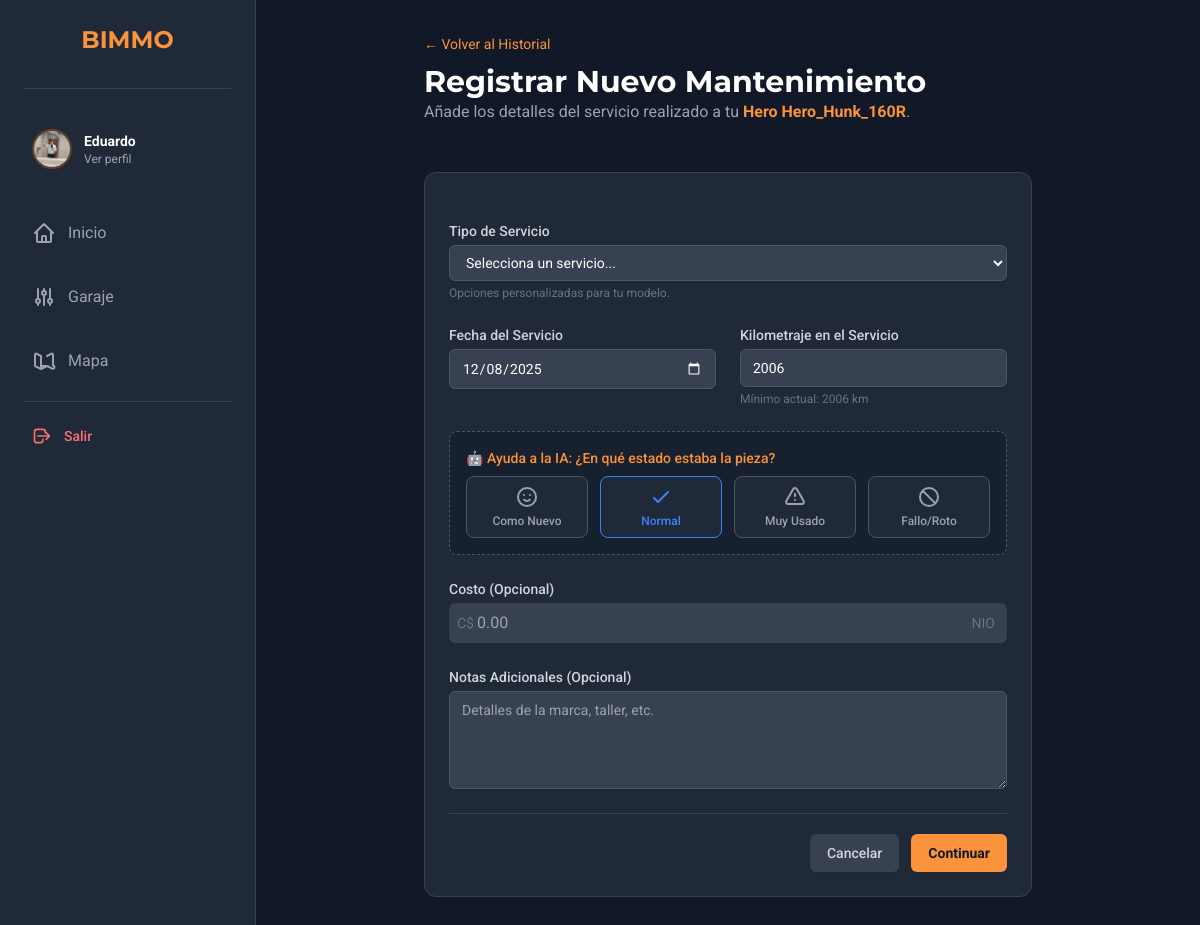
Before: /maintenance/5/add (signed in) with the older database file.
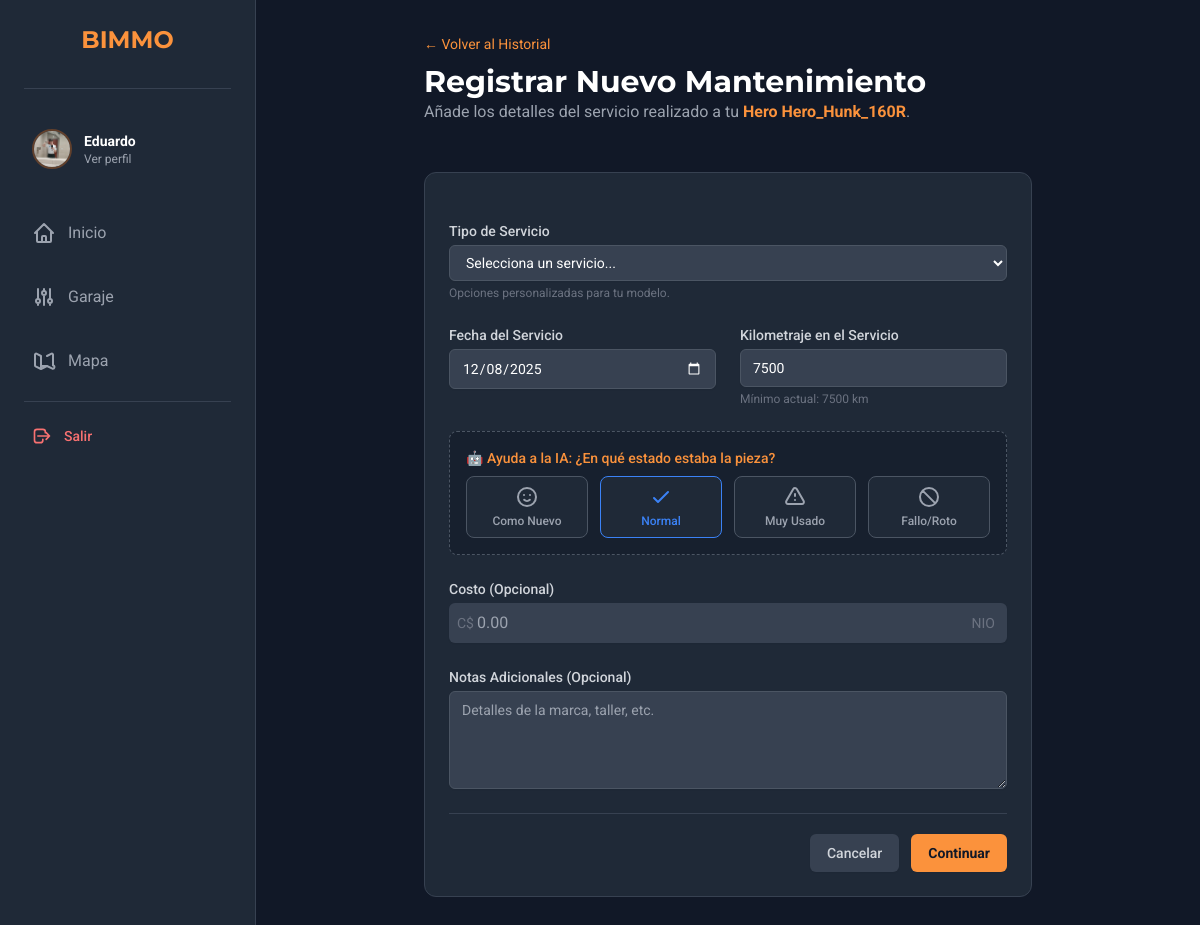
After: the same page with the newer database file.
### app/models.py (models this page shows, shortened)
class Motorcycle(models.Model):
    owner = models.ForeignKey(User, on_delete=models.CASCADE, related_name='motorcycles')
    nickname = models.CharField(max_length=100, help_text="Apodo de tu moto (ej. La Furia)")
    make = models.CharField(max_length=100, verbose_name="Marca")
    model = models.CharField(max_length=100, verbose_name="Modelo")
    year = models.IntegerField(verbose_name="Año")
    plate_number = models.CharField(max_length=20, blank=True, null=True, verbose_name="Placa/Matrícula")
    mileage = models.IntegerField(default=0, verbose_name="Kilometraje Actual")
    photo = models.ImageField(upload_to='moto_photos/', default='default_motorcycle_photo.jpg', blank=True)
    is_active = models.BooleanField(default=True, help_text="Desmarcar si vendiste o diste de baja la moto")
    created_at = models.DateTimeField(auto_now_add=True)

### app/views.py (the view, shortened to what this page needs)
# urls.py: path('maintenance/<int:moto_id>/add', views.maintenance_add, name='maintenance_add'),
def maintenance_add(request, moto_id):
    if 'user_id' not in request.session: return redirect('login')
    user = User.objects.get(id=request.session['user_id'])
    motorcycle = get_object_or_404(Motorcycle, owner=user, pk=moto_id)
    opciones_mantenimiento = []
    try:
        response = requests.get(
            f'{FLASK_API_URL}/get_maintenance_options',
            params={'modelo_id': motorcycle.model},
            timeout=1.5
        )
        if response.status_code == 200:
            opciones_mantenimiento = response.json()
    except Exception:
        pass
    if not opciones_mantenimiento:
        opciones_mantenimiento = [
            {"id": "aceite_motor", "label": "Aceite de Motor"},
            {"id": "bujias", "label": "Bujías"},
            {"id": "filtro_aire", "label": "Filtro de Aire"},
            {"id": "kit_arrastre", "label": "Kit de Arrastre"},
            {"id": "frenos", "label": "Frenos General"},
            {"id": "otro", "label": "Otro / Reparación"}
        ]
    context = {
        'motorcycle': motorcycle,
        'service_options': opciones_mantenimiento
    }
    return render(request, 'maintenanceadd.html', context)

### app/context_processors.py (called while the page is built)
def user_profile_global(request):
    context = {}
    if 'user_id' in request.session:
        try:
            user = User.objects.get(id=request.session['user_id'])
            context['user_global'] = user
            try:
                context['profile_global'] = Profile.objects.get(user=user)
            except Profile.DoesNotExist:
                context['profile_global'] = None
        except User.DoesNotExist:
            pass
    return context

### app/templates/maintenanceadd.html (shortened to what the changed rows need)
{% extends "base.html" %}
{% block content %}
<div class="p-4 mx-auto max-w-2xl sm:p-6 lg:p-8">
    <div class="pb-6 mb-6">
        <h2 class="mt-2 text-3xl font-bold">Registrar Nuevo Mantenimiento</h2>
        <p class="text-gray-400">Añade los detalles del servicio realizado a tu <span class="font-bold text-orange-400">{{ motorcycle.make }} {{ motorcycle.model }}</span>.</p>
    </div>
    <form action="{% url 'maintenance_add' moto_id=motorcycle.id %}" method="POST" class="p-6 space-y-6 bg-gray-800 rounded-xl border border-gray-700" id="maintenance-form">
        <div class="grid grid-cols-1 gap-6 sm:grid-cols-2">
            <div>
                <label for="mileage-at-service" class="block text-sm font-medium text-gray-300">Kilometraje en el Servicio</label>
                <input type="number"
                       name="mileage-at-service"
                       id="mileage-at-service"
                       min="{{ motorcycle.mileage }}"
                       value="{{ motorcycle.mileage }}"
                       required
                       class="block w-full px-3 py-2 mt-1 text-white bg-gray-700 border border-gray-600 rounded-md shadow-sm focus:outline-none focus:ring-orange-500 focus:border-orange-500 sm:text-sm">
                <p class="mt-1 text-xs text-gray-500">Mínimo actual: {{ motorcycle.mileage }} km</p>
            </div>
        </div>
    </form>
</div>
{% endblock %}

Changed rows visible on the page:
changed Motorcycle "Hero": mileage-at-service "2006" → "7500"; mileage "2006" → "7500"
